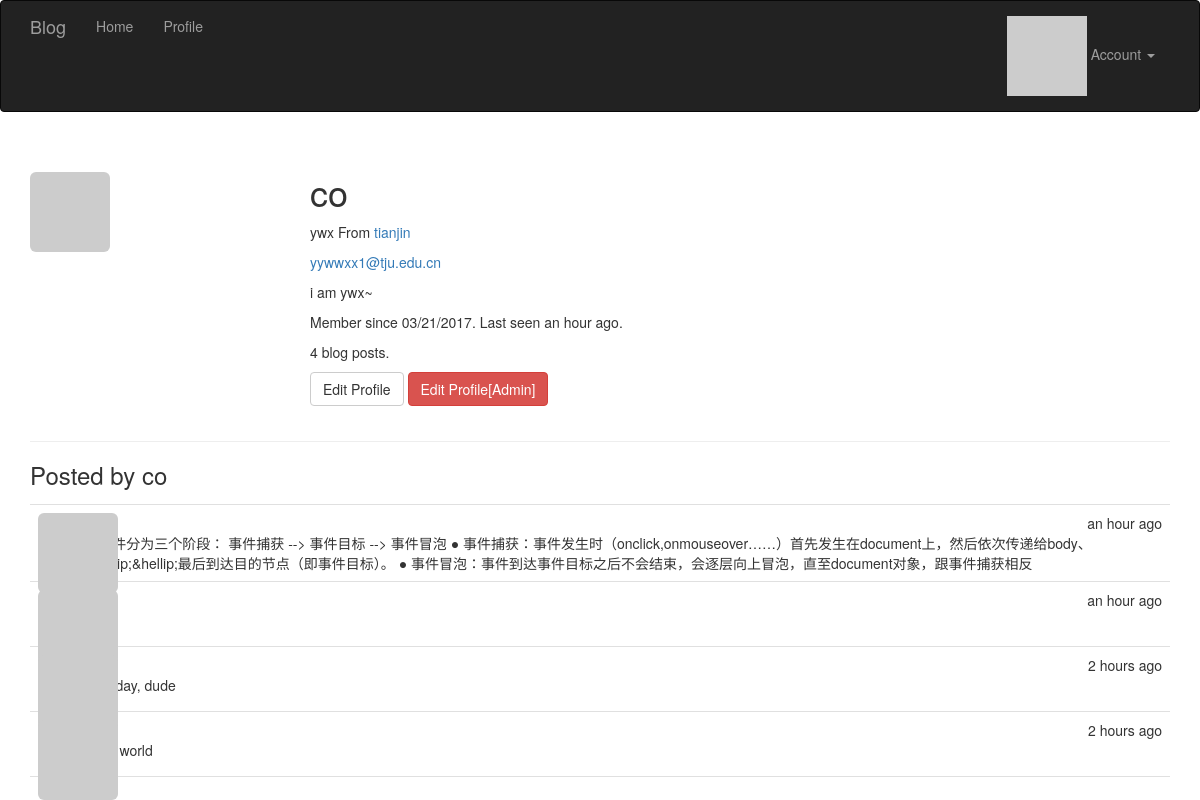
The app's page /user/co (signed in), older data.
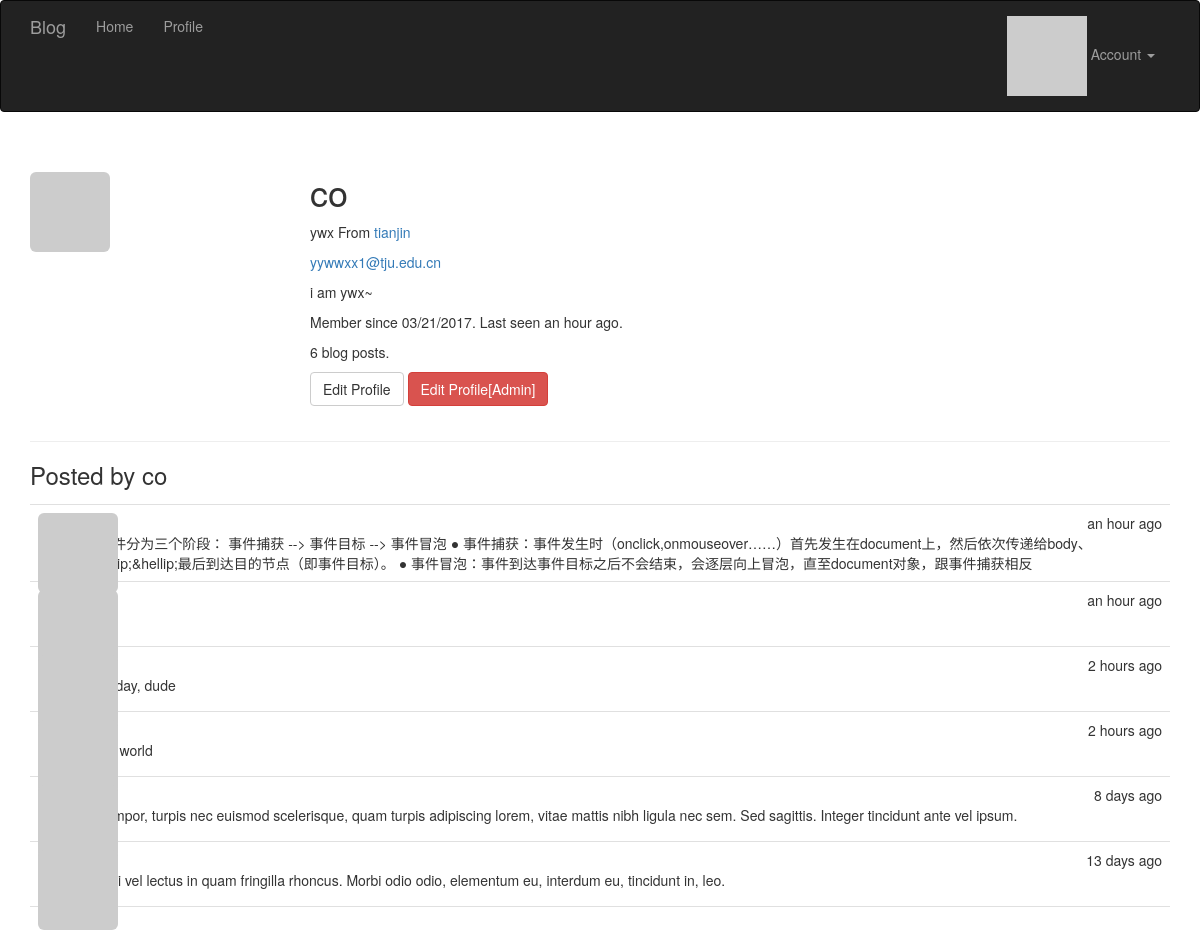
The same page, newer data.
### app/models.py (models this page shows, shortened)
class User(UserMixin, db.Model):
	__tablename__ = 'users'
	id = db.Column(db.Integer, primary_key=True)
	email = db.Column(db.String(64), unique=True, index=True)
	username = db.Column(db.String(64), unique=True, index=True)
	password_hash = db.Column(db.String(128))
	role_id = db.Column(db.Integer, db.ForeignKey('roles.id'))
	confirmed = db.Column(db.Boolean, default=False)
	name = db.Column(db.String(64))
	location = db.Column(db.String(64))
	about_me = db.Column(db.Text())
	member_since = db.Column(db.DateTime(), default=datetime.utcnow)
	last_seen = db.Column(db.DateTime(), default=datetime.utcnow)
	posts = db.relationship('Post', backref='author', lazy='dynamic')
	@property
	def password(self):
		raise AttributeError('password is not a readable attribute')
	@login_manager.user_loader #这个是登录模块的东西
	def load_user(user_id):
		return User.query.get(int(user_id)) #返回当前user对象，作为current_user
	def can(self, permissions):
		return self.role is not None and \
			(self.role.permissions & permissions) == permissions #权限判断巧妙
	def is_administrator(self):
		return self.can(Permission.ADMINISTER)
	def ping(self):
		self.last_seen = datetime.utcnow()
		db.session.add(self)
	def gravatar(self,size=100,default='identicon', rating='g'):
		if request.is_secure:
			url = 'https://secure.gravatar.com/avatar'
		else:
			url = 'http://gravatar.com/avatar'
		hash = hashlib.md5(self.email.encode('utf-8')).hexdigest()
		return '{url}/{hash}?s={size}&d={default}&r={rating}'.format(
			url=url,hash=hash,size=size,default=default,rating=rating)

class Post(db.Model):
	__tablename__='posts'
	id = db.Column(db.Integer, primary_key=True)
	body = db.Column(db.Text)
	timestamp = db.Column(db.DateTime, index=True, default=datetime.utcnow)
	author_id = db.Column(db.Integer, db.ForeignKey('users.id'))

### app/main/views.py (the view)
@main.route('/user/<username>')
def user(username):
	user = User.query.filter_by(username=username).first_or_404()
	posts = user.posts.order_by(Post.timestamp.desc()).all()
	return render_template('user.html',user=user,posts=posts)

### app/auth/views.py (called while the page is built)
@auth.before_app_request #在全局的所有request之前，判断如果1.用户登录2.且未确认3.且请求的端点不在auth蓝本中,则强制跳转到unconfirm界面
def before_request():
	if current_user.is_authenticated:
		current_user.ping()
		if not current_user.confirmed \
			and request.endpoint \
			and request.endpoint[:5]!= 'auth.'\
			and request.endpoint != 'static':
			return redirect(url_for('auth.unconfirmed'))

### app/main/__init__.py (called while the page is built)
@main.app_context_processor #Permission类加入全局上下文卡，在所有模板中都可以全局访问
def inject_perssions():
	return dict(Permission=Permission)

### app/templates/user.html (shortened to what this page needs)
{% extends "base.html" %}
{% block page_content %}
<div class="page-header">
    <img class="img-rounded profile-thumbnail" src="{{user.gravatar(size=256)}}">
    <div class="profile-header">
        <h1>{{ user.username }}</h1>
        {% if user.name or user.location %}
        <p>
            {% if user.name %}{{ user.name }}{% endif %}
            {% if user.location %}
                From <a href="http://maps.google.com/?q={{ user.location }}">{{ user.location }}</a>
            {% endif %}
        </p>
        {% endif %}
        {% if current_user.is_administrator() %}
        <p><a href="mailto:{{ user.email }}">{{ user.email }}</a></p>
        {% endif %}
        {% if user.about_me %}<p>{{ user.about_me }}</p>{% endif %}
        <p>Member since {{ moment(user.member_since).format('L') }}. Last seen {{ moment(user.last_seen).fromNow() }}.</p>
        <p>{{user.posts.count()}} blog posts.</p>
        <p>
            {%if user == current_user %}
            <a class="btn btn-default" href="{{url_for('.edit_profile')}}">Edit Profile</a>
            {% endif %}
            {% if current_user.is_administrator()%}
            <a class="btn btn-danger" href="{{url_for('.edit_profile_admin',id=user.id)}}" >Edit Profile[Admin]</a>
            {% endif %}
        </p>
    </div>
</div>
<h3>Posted by {{user.username}}</h3>
{% include '_posts.html'%}
{% endblock %}

### app/templates/base.html (shortened to what this page needs)
{% extends "bootstrap/base.html" %}
{% import "bootstrap/wtf.html" as wtf%}
{% block head %}
{{ super() }}
<link rel="stylesheet" type="text/css" href="{{url_for('static',filename= 'style.css')}}">
{% endblock %}
{% block navbar %}
<div class="navbar navbar-inverse" role="navigation" >
	<div class="container">
		<div class="navbar-header">
			<a href="/" class="navbar-brand">Blog</a>
		</div>
		<div class="navbar-collapse collapse">
			<ul class="nav navbar-nav">
				<li><a href="/">Home</a></li>
				{% if current_user.is_authenticated %}
				<li><a href="{{url_for('main.user',username=current_user.username) }}">Profile</a></li>
				{% endif %}
			</ul>
			<ul class="nav navbar-nav navbar-right">
				{%if current_user.is_authenticated %}
				<li class="dropdown">
					<a href="#" class="dropdown-toggle" data-toggle="dropdown">
						<img src="{{ current_user.gravatar(size=18)}}">
						Account <b class="caret"></b>
					</a>
				</li>
				{% else %}
				<li><a href="{{ url_for('auth.login') }}">Sign In</a></li>
				{% endif %}
			</ul>
		</div>
	</div>
</div>
{% endblock %}
{% block content %}
<div class="container">
	{% block page_content %}{% endblock %}
</div>
{% endblock %}

### app/templates/_posts.html
<ul class="posts">
    {% for post in posts %}
    <li class="post">
        <div class="post-thumbnail">
            <a href="{{ url_for('.user', username=post.author.username) }}">
                <img class="img-rounded profile-thumbnail" src="{{ post.author.gravatar(size=40) }}">
            </a>
        </div>
        <div class="post-content">
            <div class="post-date">{{ moment(post.timestamp).fromNow() }}</div>
            <div class="post-author"><a href="{{ url_for('.user', username=post.author.username) }}">{{ post.author.username }}</a></div>
            <div class="post-body">{{ post.body }}</div>
        </div>
    </li>
    {% endfor %}
</ul>

### app/static/style.css (style rules this page uses)
.profile-thumbnail { position: absolute; }
.profile-header { min-height: 260px; margin-left: 280px; }
ul.posts { list-style-type: none; padding: 0px; margin: 16px 0px 0px 0px; border-top: 1px solid #e0e0e0; }
ul.posts li.post { padding: 8px; border-bottom: 1px solid #e0e0e0; }
div.post-date { float: right; }
div.post-author { font-weight: bold; }
div.post-thumbnail { position: absolute; }
div.post-content { margin-left: 48px; min-height: 48px; }

Row changes from the older to the newer data that the page shows:
added Post: timestamp "8 days ago", body "In tempor, turpis nec euismod scelerisque, quam turpis adipiscing lorem, vitae mattis nibh ligula nec sem. Sed sagittis. Integer tincidunt ante vel ipsum."
added Post: timestamp "13 days ago", body "Morbi vel lectus in quam fringilla rhoncus. Morbi odio odio, elementum eu, interdum eu, tincidunt in, leo."
Text that changed along with them:
{{ user.posts.count() }}: "4" → "6"
